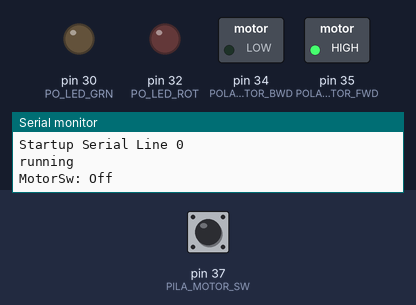
Recording of a sketch running on a simulated Arduino Mega 2560, built with avr-gcc and run on an emulated ATmega2560. On the bench: switched loads named in the sketch (green lamp = pin HIGH), output pins drawn as LEDs (lit = HIGH), the last lines printed to the serial monitor. The inputs (shaded band) are chosen by the test bench; at power-on: pin 37 (PILA_MOTOR_SW) HIGH.

Above: at 1.2 s.
1.3 s: pin 37 (PILA_MOTOR_SW) pulled LOW for 0.15 s
At 2.1 s:
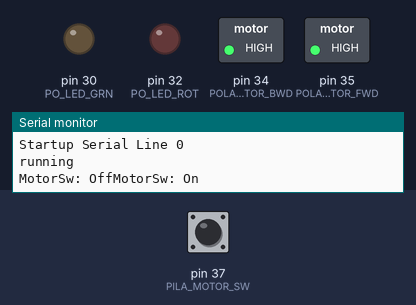
At 3.1 s:
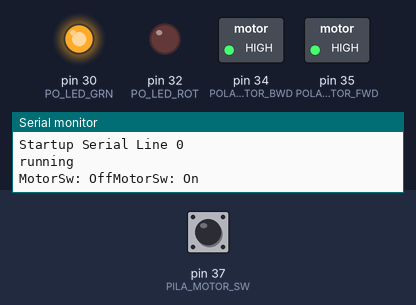
7.0 s: pin 37 (PILA_MOTOR_SW) pulsed LOW 5 times (0.12 s each, 0.3 s apart)
At 14.1 s:
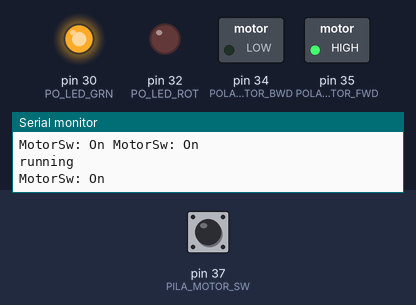
Timing chart, 0 to 15.6 s (numbered marks = the images above; inputs shaded):
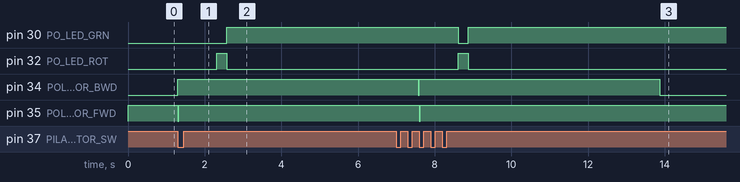

Measured:
- after the input at 1.3 s, pin 30 (PO_LED_GRN): LOW → HIGH after 1.3 s; pin 32 (PO_LED_ROT): LOW → HIGH after 1.0 s, → LOW 0.25 s later; pin 34 (POLA_MOTOR_BWD): LOW → HIGH at once; pin 35 (POLA_MOTOR_FWD): HIGH → LOW at once, → HIGH 0.02 s later
- after the input at 7.0 s, pin 30 (PO_LED_GRN): HIGH → LOW after 1.6 s, → HIGH 0.25 s later; pin 32 (PO_LED_ROT): LOW → HIGH after 1.6 s, → LOW 0.25 s later; pin 35 (POLA_MOTOR_FWD): HIGH → LOW after 0.60 s, → HIGH 0.02 s later

The sketch:

ArdBasic_D-Lock.ino
```cpp
#define PO_LED_ROT  32
#define PO_LED_GRN  30

/*

BWD-Steps
  - OPEN
  - Pre-Lock
  - Lock

*/

#define PILA_LOCK_SW          36
#define PILA_MOTOR_SW         37

#define POLA_MOTOR_FWD        35  // purple wire
#define POLA_MOTOR_BWD        34  // gray wire

#define LED_SET(led) {digitalWrite(led, HIGH);}    //
#define LED_RST(led) {digitalWrite(led, LOW);}      //

#define MOTOR_FWD() {\
                    digitalWrite(POLA_MOTOR_BWD, HIGH);\
                    digitalWrite(POLA_MOTOR_FWD, LOW);\
                    }

#define MOTOR_BWD() {\
                    digitalWrite(POLA_MOTOR_FWD, HIGH);\
                    digitalWrite(POLA_MOTOR_BWD, LOW);\
                    }
#define MOTOR_STP() {\
                    digitalWrite(POLA_MOTOR_FWD, HIGH);\
                    digitalWrite(POLA_MOTOR_BWD, HIGH);\
                    }

byte ubMotorSw, ubMotorSwOld;

void setup() {
  // put your setup code here, to run once:
  Serial.begin(115200);
  Serial.println("Startup Serial Line 0");

  pinMode(PO_LED_ROT, OUTPUT);
  pinMode(PO_LED_GRN, OUTPUT);

  digitalWrite(POLA_MOTOR_FWD, HIGH);
  digitalWrite(POLA_MOTOR_BWD, HIGH);
  pinMode(POLA_MOTOR_FWD, OUTPUT);        // purple wire
  pinMode(POLA_MOTOR_BWD, OUTPUT);        // gray wire

 ubMotorSw = !digitalRead(PILA_MOTOR_SW);
 ubMotorSwOld = ubMotorSw;

}

void loop() {
  // put your main code here, to run repeatedly:
  Serial.println("running");

  if (ubMotorSw){
    Serial.print("MotorSw: On ");
  }
  else{
    Serial.print("MotorSw: Off");
  }
  MOTOR_BWD();
  do{
    ubMotorSwOld = ubMotorSw;
    ubMotorSw = !digitalRead(PILA_MOTOR_SW);
  }while(!(ubMotorSw && !ubMotorSwOld));
  MOTOR_FWD();
  delay(20);
  MOTOR_STP();
  if (ubMotorSw){
    Serial.println("MotorSw: On ");
  }
  else{
    Serial.println("MotorSw: Off");
  }
  delay (1000);
/*
  MOTOR_BWD();
  delay (1000);
  MOTOR_STP();
*/
  LED_SET(PO_LED_ROT);
  LED_RST(PO_LED_GRN);
  delay(250);
  LED_RST(PO_LED_ROT);
  LED_SET(PO_LED_GRN);
  delay(5000);
}
```
